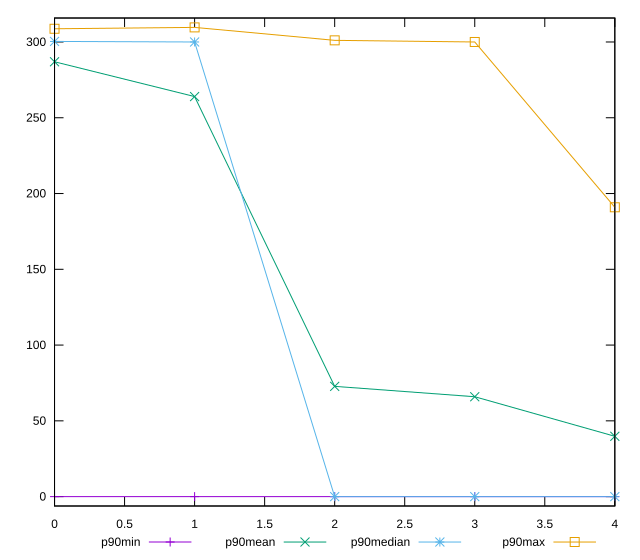

Generate this figure with gnuplot:
reset

$p90Min <<EOF
0 0
1 0
2 0
3 0
4 0
EOF

$p90Mean <<EOF
0 286.9340531997274
1 263.9725106350513
2 72.75751063906893
3 65.90245744015309
4 39.799808522488206
EOF

$p90Median <<EOF
0 300.366
1 300
2 0
3 0
4 0
EOF

$p90Max <<EOF
0 308.71999999999997
1 309.6259994506836
2 301.082
3 300
4 190.92300033569336
EOF

set key outside below
set xrange [0:4]
set yrange [-6.192519989013672:315.81851943969724]
set trange [-6.192519989013672:315.81851943969724]
set terminal svg size 640, 560 enhanced background rgb 'white'
set output "report_00017_2021-02-10T15-08-03.406Z/uses-rel-preconnect/progression/value.svg"

plot $p90Min title "p90min" with linespoints, \
     $p90Mean title "p90mean" with linespoints, \
     $p90Median title "p90median" with linespoints, \
     $p90Max title "p90max" with linespoints

reset
